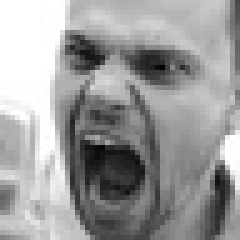
#> input picture data/test/angry/PrivateTest_1221822.jpg, 48 x 48 px (shown 5 times larger); its folder holds only this picture in this run
$ python alignandcrop.py
#> lines starting #> are read from the running program, lines starting #| are printed output that depends on the picture
import cv2
import os
import numpy as np

def center_crop(img, x, y, w, h):
    center_x, center_y = x + w//2, y + h//2
    size = min(max(w, h), min(img.shape[0], img.shape[1]))
    top_y = max(center_y - size//2, 0)
    bottom_y = top_y + size
    left_x = max(center_x - size//2, 0)
    right_x = left_x + size

    return img[top_y:bottom_y, left_x:right_x]

def adjust_brightness_contrast(img):
    # Convert image to YUV color space
    img_yuv = cv2.cvtColor(img, cv2.COLOR_BGR2YUV)

    # Compute the mean of the Y channel
    y_channel = img_yuv[:,:,0]
    mean_y = np.mean(y_channel)

    # Adjust the Y channel based on the mean value to normalize brightness
    factor = 127 / mean_y
    adjusted_y = np.clip(y_channel * factor, 0, 255).astype(np.uint8)

    img_yuv[:,:,0] = adjusted_y

    # Convert back to BGR color space
    img_output = cv2.cvtColor(img_yuv, cv2.COLOR_YUV2BGR)
    return img_output

def process_image(img_path, face_cascade):
    img = cv2.imread(img_path)
    gray = cv2.cvtColor(img, cv2.COLOR_BGR2GRAY)

    faces = face_cascade.detectMultiScale(gray, 1.1, 4)
    if len(faces) == 0:
        return None

    x, y, w, h = faces[0]
    centered_face = center_crop(img, x, y, w, h)
    face_resized = cv2.resize(centered_face, (48, 48))
    adjusted_img = adjust_brightness_contrast(face_resized)

    return adjusted_img

def process_folder(folder_path, face_cascade):
    for root, dirs, files in os.walk(folder_path):
        for file in files:
            if file.lower().endswith(('.png', '.jpg', '.jpeg')):
                img_path = os.path.join(root, file)
                processed_img = process_image(img_path, face_cascade)
#> in process_image, img is the input picture: shape (48, 48, 3); min 0, max 255, mean 156.3
#> in process_image, `faces = face_cascade.detectMultiScale(gray, 1.1, 4)`: faces = [[6, 1, 32, 32]]
#> in process_image, `x, y, w, h = faces[0]`: x = 6; y = 1; w = 32
#> in center_crop, `center_x, center_y = x + w//2, y + h//2`: center_x = 22; center_y = 17
#> in center_crop, `size = min(max(w, h), min(img.shape[0], img.shape[1]))`: size = 32
#> in center_crop, `top_y = max(center_y - size//2, 0)`: top_y = 1
#> in center_crop, `bottom_y = top_y + size`: bottom_y = 33
#> in center_crop, `left_x = max(center_x - size//2, 0)`: left_x = 6
#> in center_crop, `right_x = left_x + size`: right_x = 38
#> in center_crop, `return img[top_y:bottom_y, left_x:right_x]`:
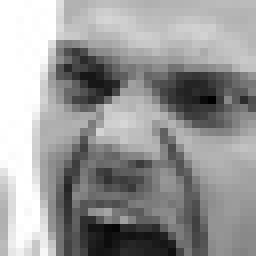
#> returned value: shape (32, 32, 3) (shown 8 times larger); min 0, max 255, mean 152.9
#> in process_image, `face_resized = cv2.resize(centered_face, (48, 48))`:
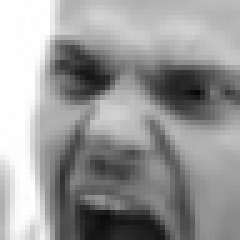
#> face_resized: shape (48, 48, 3) (shown 5 times larger); min 8, max 255, mean 152.8
#> in adjust_brightness_contrast, `img_yuv = cv2.cvtColor(img, cv2.COLOR_BGR2YUV)`: img_yuv: shape (48, 48, 3); mean of channels 0, 1, 2 152.8, 128, 128
#> in adjust_brightness_contrast, `mean_y = np.mean(y_channel)`: mean_y = 152.8
#> in adjust_brightness_contrast, `factor = 127 / mean_y`: factor = 0.831
#> in adjust_brightness_contrast, `adjusted_y = np.clip(y_channel * factor, 0, 255).astype(np.uint8)`:
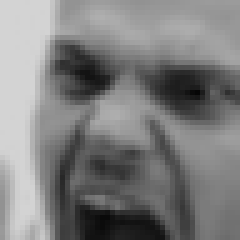
#> adjusted_y: shape (48, 48) (shown 5 times larger); min 6, max 211, mean 126.5
#> in adjust_brightness_contrast, `img_yuv[:,:,0] = adjusted_y`: img_yuv: shape (48, 48, 3); mean of channels 0, 1, 2 126.5, 128, 128

                if processed_img is not None:
                    new_path = img_path.replace(folder_path, folder_path + '_processed')
                    os.makedirs(os.path.dirname(new_path), exist_ok=True)
                    cv2.imwrite(new_path, processed_img)

face_cascade = cv2.CascadeClassifier('/Users/markusbaumann/emotionrecognition/haarcascade_frontalface_default.xml')
main_folder = '/Users/markusbaumann/Desktop/test/test'
emotions = ['angry', 'sad', 'happy', 'fear', 'disgust', 'surprise']

for emotion in emotions:
    process_folder(os.path.join(main_folder, emotion), face_cascade)
